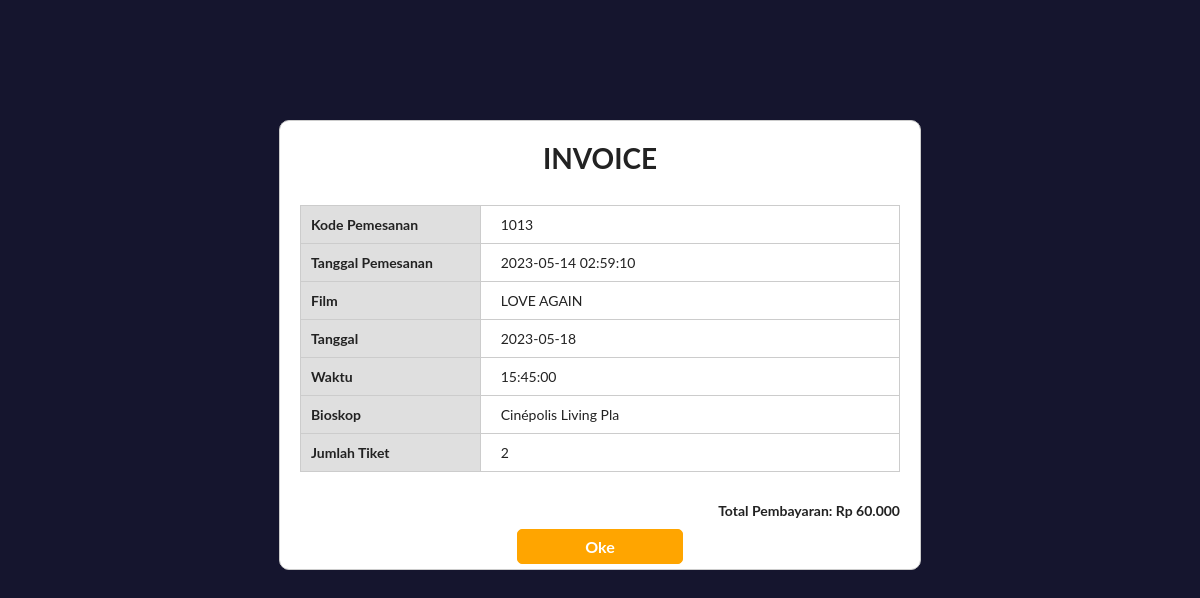
The app's page /invoice.php?id_user=1 with its own data.
### tables this page shows
CREATE TABLE `riwayat_pemesanan` (
  `id_pemesanan` int(11) NOT NULL,
  `tgl_pemesanan` datetime NOT NULL,
  `email_pemesan` varchar(30) NOT NULL,
  `film` varchar(30) NOT NULL,
  `tanggal_tayang` date NOT NULL,
  `waktu` time NOT NULL,
  `bioskop` varchar(30) NOT NULL,
  `jumlah_tiket` int(11) NOT NULL,
  `total_harga` int(11) NOT NULL,
  `id_tiket` int(11) NOT NULL,
  `id_user` int(11) NOT NULL,
  `id_bioskop` int(11) NOT NULL
);

### invoice.php (the view, shortened to what this page needs)
<?php
include "koneksi.php";
$id_user = $_GET['id_user'];
$query_invoice = mysqli_query($conn, "SELECT * FROM riwayat_pemesanan WHERE id_user = $id_user ORDER BY id_pemesanan DESC LIMIT 1");
?>
<!DOCTYPE html>
<html>
<head>
    <link rel="stylesheet" type="text/css" href="style/inv.css">
</head>
<body>
	<div class="container2">
		<h1>INVOICE</h1>
		<?php
		if(mysqli_num_rows($query_invoice) > 0){
			$data_invoice = mysqli_fetch_array($query_invoice);
		?>
		<table>
			<tr>
				<th>Kode Pemesanan</th>
				<td><?php echo $data_invoice['id_pemesanan']?></td>
			</tr>
			<tr>
				<th>Tanggal Pemesanan</th>
				<td><?php echo $data_invoice['tgl_pemesanan']; ?></td>
			</tr>
			<tr>
				<th>Film</th>
				<td><?php echo $data_invoice['film']; ?></td>
			</tr>
			<tr>
				<th>Tanggal</th>
				<td><?php echo $data_invoice['tanggal_tayang']; ?></td>
			</tr>
			<tr>
            	<th>Waktu</th>
				<td><?php echo $data_invoice['waktu']; ?></td>
			</tr>
			<tr>
            	<th>Bioskop</th>
				<td><?php echo $data_invoice['bioskop']; ?></td>
			</tr>
			<tr>
				<th>Jumlah Tiket</th>
				<td><?php echo $data_invoice['jumlah_tiket']; ?></td>
			</tr>
		</table>
		<p class="total">Total Pembayaran: Rp <?php echo number_format($data_invoice['total_harga'], 0, ',', '.'); ?></p>
        <a href="user_page.php" id="back">Oke</a>
		<?php }else {
		echo "Data riwayat pemesanan tidak tersedia";
		}
		?>
    </div>
</body>
</html>

### style/inv.css (style rules this page uses)
*, html, body { margin: 0 ; padding: 0; }
body { background-color: rgb(21, 21, 46); font-family: "Lato", sans-serif; font-size: 14px; color: #222222; }
.container2 { max-width:600px; margin: 0 auto; margin-top: 120px !important; padding: 20px; padding-bottom: 50px; border: 1px solid #ccc; border-radius: 10px; background-color: #fff; margin-top: 30px; margin-bottom: 30px; }
h1 { text-align: center; margin-bottom: 30px; }
table { width: 100%; border-collapse: collapse; margin-bottom: 30px; }
th, td { padding: 10px; text-align: left; border: 1px solid #ccc; }
td { padding-left: 20px !important; width: 70%; }
th { background-color: #dfdfdf; font-weight: bold; }
.total { font-weight: bold; text-align: right; margin-top: 20px; }
#back { font-weight: bold; border: 1px solid orange; background-color: orange; text-align: center; align-items: center; padding: 7px; width: 150px; text-decoration: none; color: #fff; border-radius: 5px; font-size: 16px; position: absolute; left: 50%; margin-top: 10px; transform: translateX(-50%); }

### records on screen
riwayat_pemesanan: id_pemesanan "1013", tgl_pemesanan "2023-05-14 02:59:10", film "LOVE AGAIN", tanggal_tayang "2023-05-18", waktu "15:45:00", bioskop "Cinépolis Living Pla", jumlah_tiket "2", total_harga "60.000"
